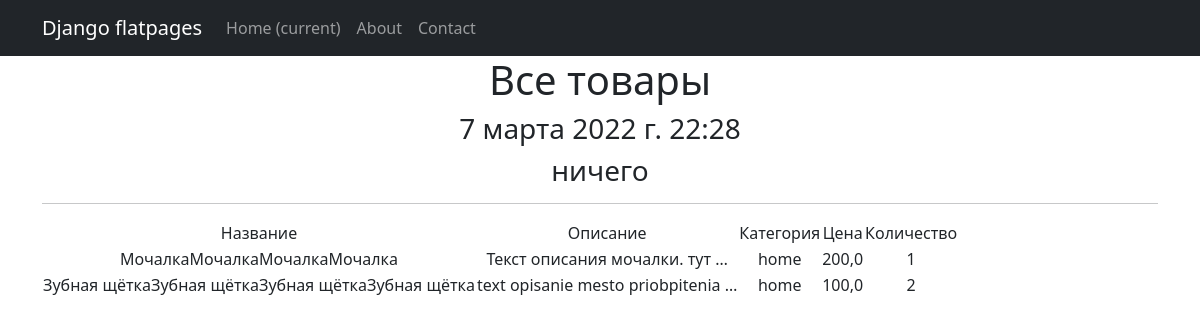
Screenshot of /products/ with the database file from the repository.
### simpleapp/models.py (models this page shows, shortened)
class Product(models.Model):
    name = models.CharField(
        max_length=50,
        unique=True,  # названия товаров не должны повторяться
    )
    description = models.TextField()
    quantity = models.IntegerField(
        validators=[MinValueValidator(0)],
    )
    category = models.ForeignKey(
        to='Category',
        on_delete=models.CASCADE,
        related_name='products',  # все продукты в категории будут доступны через поле products
    )
    price = models.FloatField(
        validators=[MinValueValidator(0.0)],
    )

class Category(models.Model):
    name = models.CharField(max_length=100, unique=True)  # названия категорий тоже не должны повторяться

### simpleapp/views.py (the view)
# urls.py: path('', ProductsList.as_view()),# т. к. сам по себе это класс, то нам надо представить этот класс в виде view. Для этого вызываем метод as_view
class ProductsList(ListView):
    model = Product  # указываем модель, объекты которой мы будем выводить
    template_name = 'products.html'  # указываем имя шаблона, где будет лежать HTML, в котором будут все инструкции о том, как именно пользователю должны вывестись наши объекты
    context_object_name = 'products'  # это имя списка, в котором будут лежать все объекты, его надо указать, чтобы обратиться к самому списку объектов через HTML-шаблон
    queryset = Product.objects.order_by('-id')  # настроили пораметр отображения более новый продукт
    def get_context_data(self, **kwargs):
        context = super().get_context_data(**kwargs)
        context['time_now'] = datetime.utcnow()  # добавим переменную текущей даты time_now
        context['value1'] = None  # добавим ещё одну пустую переменную, чтобы на её примере посмотреть работу другого фильтра
        return context

### news/templatetags/custom_filters.py (called while the page is built)
@register.filter(name='multiply')  # регистрируем наш фильтр под именем multiply, чтоб django понимал, что это именно фильтр, а не простая функция
def multiply(value, arg):  # первый аргумент здесь — это то значение, к которому надо применить фильтр, второй аргумент — это аргумент фильтра, т. е. примерно следующее будет в шаблоне value|multiply:arg
    return str(value) * arg  # возвращаемое функцией значение — это то значение, которое подставится к нам в шаблон

### templates/products.html (shortened to what this page needs)
{% extends 'flatpages/default.html' %}
{% load custom_filters %}
{% block content %}
    <h1>Все товары</h1>
    <h3>{{ time_now }}</h3>
    <h3> {{ value1|default_if_none:"ничего" }} </h3>
    <hr>
    {% if products %}
        <table>
            <tr>
                <td>
                    Название
                </td>
                <td>
                    Описание
                </td>
                <td>
                    Категория
                </td>
                <td>
                    Цена
                </td>
                <td>
                    Количество
                </td>
            </tr>
        {% for product in products %}
            <tr>
                <td>
                    {{ product.name|multiply:4 }}
                </td>
                <td>
                    {{ product.description|truncatewords:4 }}
                </td>
                <td>
                    {{ product.category.name }}
                </td>
                <td>
                    {{ product.price }}
                </td>
                <td>
                    {{ product.quantity }}
                </td>
            </tr>
        {% endfor %}
        </table>
    {% else %}
        <h2>Товаров нет!</h2>
    {% endif %}
{% endblock content %}

### templates/flatpages/default.html (shortened to what this page needs)
<!DOCTYPE html>
<html lang="en">
    <head>
        {% load static %}
        <link href="{% static 'css/styles.css' %}" rel="stylesheet" />
    </head>
    <body>
<nav class="navbar navbar-expand-lg navbar-dark bg-dark static-top">
   <div class="container">
       <a class="navbar-brand" href="#">Django flatpages</a>
       <div class="collapse navbar-collapse" id="navbarResponsive">
           <ul class="navbar-nav ml-auto">
               <li class="nav-item active">
                   <a class="nav-link" href="#">Home
                       <span class="sr-only">(current)</span>
                   </a>
               </li>
               <li class="nav-item">
                   <a class="nav-link" href="/about/">About</a>
               </li>
               <li class="nav-item">
                   <a class="nav-link" href="/contacts/">Contact</a>
               </li>
           </ul>
       </div>
   </div>
</nav>
        <div class="container">
            <div class="row">
                <div class="col-lg-12 text-center">
                {% block content %}
                {% endblock content %}
                </div>
            </div>
        </div>
    </body>
</html>

### rows the page displays
Product: name|multiply "МочалкаМочалкаМочалкаМочалка", description "Текст описания мочалки. тут …", category.name "home", price "200,0", quantity "1"
Product: name|multiply "Зубная щёткаЗубная щёткаЗубная щёткаЗубная щётка", description "text opisanie mesto priobpitenia …", category.name "home", price "100,0", quantity "2"

### other values shown
{{ time_now }} "7 марта 2022 г. 22:28"
{{ value1|default_if_none:"ничего" }} "ничего"
